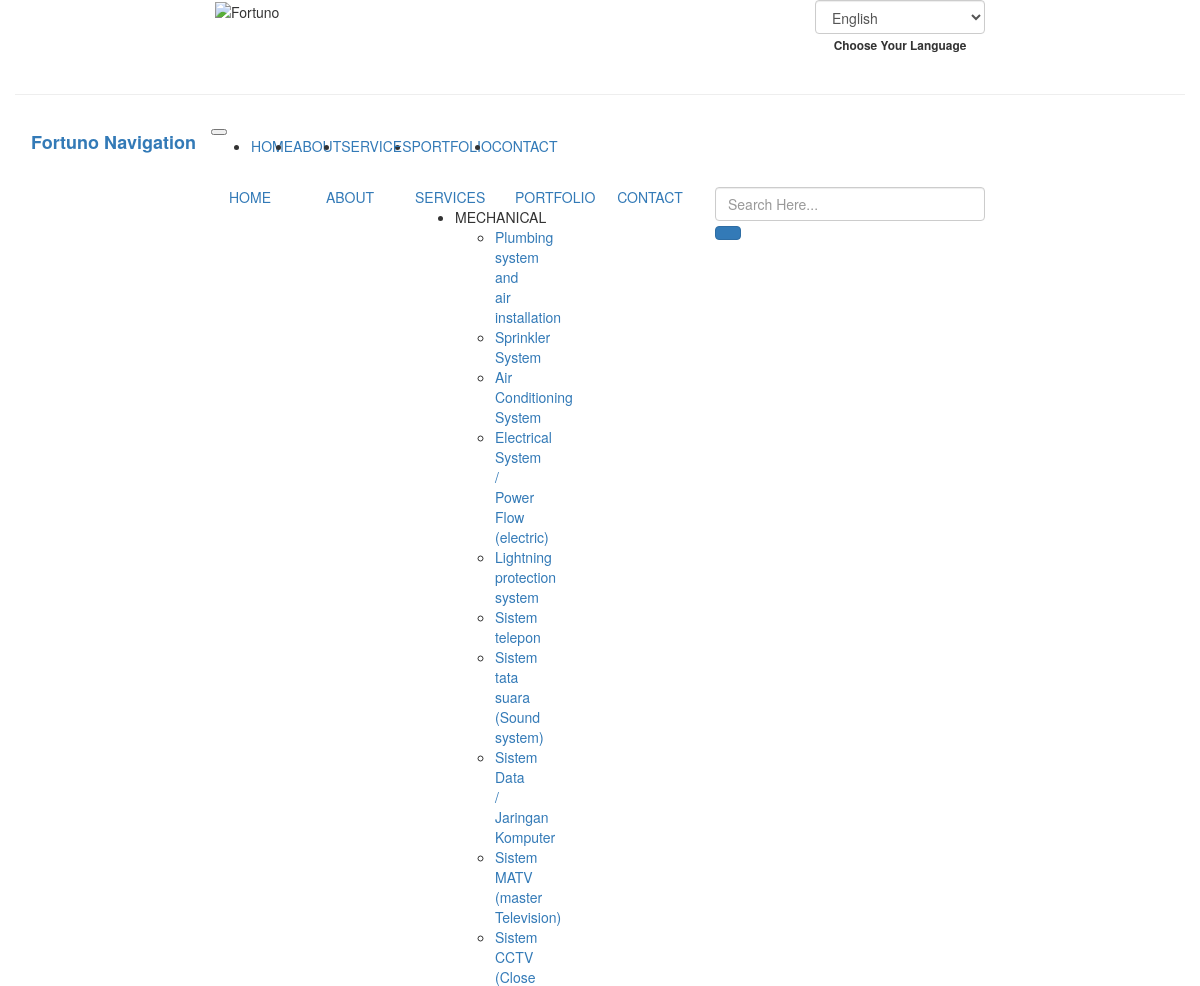
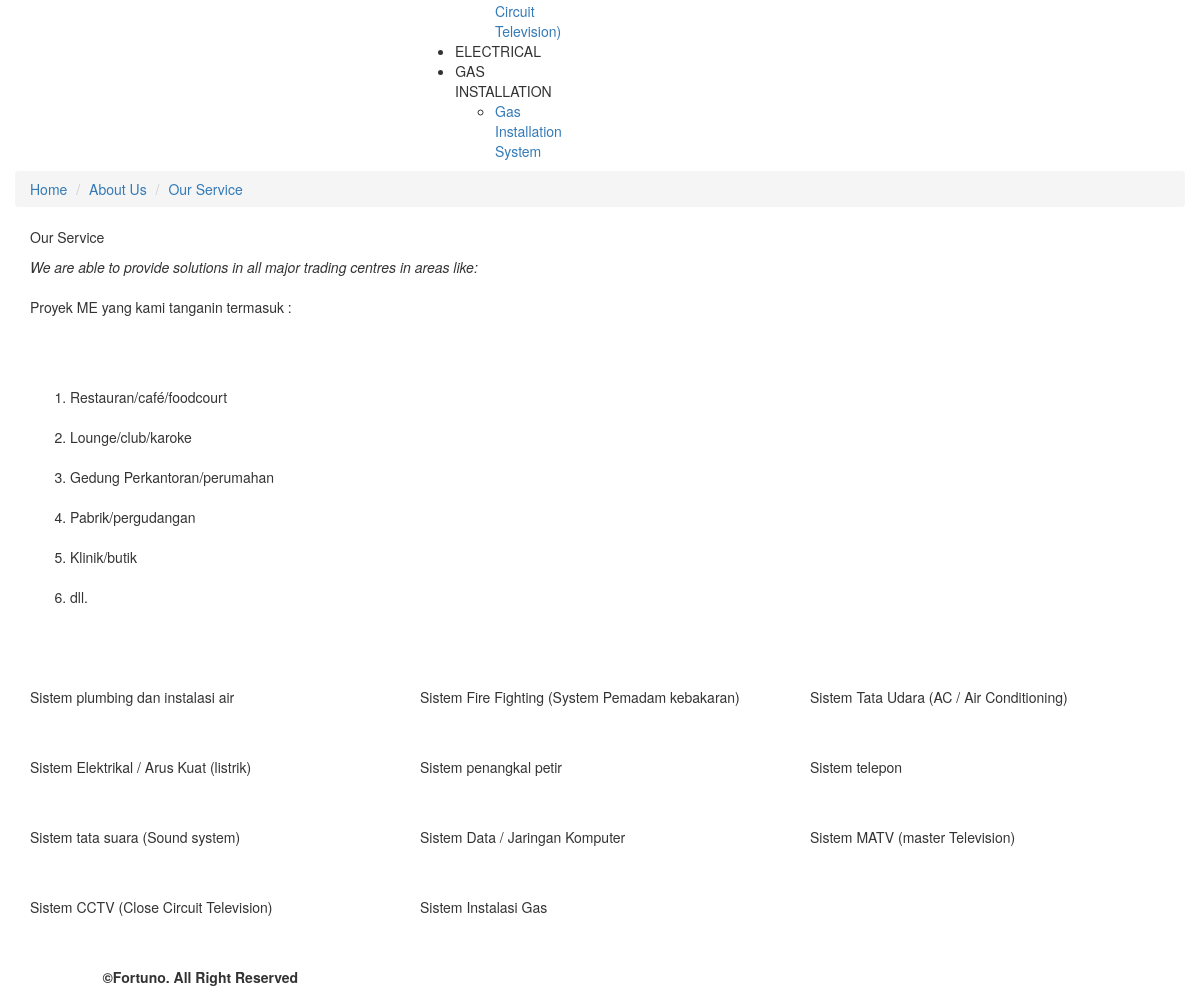
The app's page /index.php/service with its own data (2 pictures, top to bottom).
### tables this page shows
CREATE TABLE `fortu_catservices` (
  `catservices_id` int(11) NOT NULL,
  `catservices_name` varchar(255) NOT NULL,
  `catservices_name_en` varchar(255) NOT NULL,
  `catservices_desc` text NOT NULL,
  `catservices_desc_en` text NOT NULL,
  `catservices_pub` enum('88','99') NOT NULL,
  `catservices_link` varchar(255) NOT NULL,
  `catservices_icon` varchar(255) NOT NULL
);

CREATE TABLE `fortu_services` (
  `services_id` int(11) NOT NULL,
  `catservices_id` int(8) NOT NULL,
  `services_name` varchar(255) NOT NULL,
  `services_name_en` varchar(255) NOT NULL,
  `services_desc` text NOT NULL,
  `services_desc_en` text NOT NULL,
  `services_alt` varchar(255) NOT NULL COMMENT 'alt untuk gambar',
  `services_pub` enum('88','99') NOT NULL COMMENT '99 = publish',
  `services_link` varchar(255) NOT NULL
);

CREATE TABLE `fortu_text` (
  `text_id` int(8) NOT NULL,
  `text_footer` text NOT NULL,
  `text_footer_en` text NOT NULL,
  `text_slide` text NOT NULL,
  `text_slide_en` text NOT NULL,
  `text_quote` text NOT NULL,
  `text_quote_en` text NOT NULL,
  `text_service` text NOT NULL,
  `text_service_en` text NOT NULL,
  `text_portofolio` text NOT NULL,
  `text_portofolio_en` text NOT NULL,
  `text_mecha` text NOT NULL,
  `text_mecha_en` text NOT NULL
);

### application/views/index.php (called while the page is built, shortened)
<?php
$this->load->view('component/top', isset($top) ? $top : 0);
$this->load->view('component/header', isset($header) ? $header : 0);
$this->load->view($content, isset($component) ? $component : 0);

### application/controllers/Service.php (called while the page is built, shortened)
<?php
class Service extends Frontend_Controller {
	public function index()
	{
		$this->data['text'] = $this->text_model->get(1);
		$change = array();
		$services = $this->services_model->get();
		$i=0;
		foreach ($services as $service) {
			$select = array('parent_id' => $service->services_id, 'image_parent_name' => 'services');
			$select['image_seq'] = 0;
			$image = $this->image_model->get_by($select, 1, NULL, TRUE);
			$select['image_seq'] = 1;
			$icon = $this->image_model->get_by($select, 1, NULL, TRUE);
			$change[$i] = (object)array(
				'service_name' => $service->services_name,
				'service_desc' => $service->services_desc,
				'service_link' => $service->services_link,
				'service_image'=> $image->image_name,
				'service_icon' => $icon->image_name,
			);
			$i++;
		}
		$this->data['services'] = $change;
		$this->data['content']	= 'pages/service';
		$this->load->view('index', $this->data);
	}
}

### index.php (called while the page is built, shortened)
<?php
require_once BASEPATH.'core/CodeIgniter.php';

### application/helpers/hash_helper.php (called while the page is built, shortened)
<?php
function hash_link_encode($value){
	$_this =& get_instance();
	$encode = $_this->encryption->encrypt($value);
	$result = str_replace(array('+','/','='), array('-','_','~'), $encode);
	return $result;
}

### application/core/MY_Model.php (called while the page is built, shortened)
<?php
class MY_Model extends CI_Model
{
	protected $_table_name;
	protected $_order_by;
	protected $_order_by_type;
	protected $_primary_filter = 'intval';
	protected $_primary_key;
	public function get($id = NULL, $single = FALSE)
	{
		if ($id != NULL) {
			$filter = $this->_primary_filter;
			$id = $filter($id);
			$this->db->where($this->_primary_key, $id);
			$method = 'row';
		}
		elseif ($single == TRUE) {
			$method = 'row';
		}
		else {
			$method = 'result';
		}
		if ($this->_order_by_type) {
			$this->db->order_by($this->_order_by, $this->_order_by_type);
		}
		else {
			$this->db->order_by($this->_order_by);
		}
		return $this->db->get('{PRE}'.$this->_table_name)->$method();
	}
	public function get_by($where = NULL, $limit = NULL, $offset = NULL, $single = FALSE, $select = NULL)
	{
		if ($where != NULL) {
			$this->db->where($where);
		}
		if (($limit) && ($offset)) {
			$this->db->limit($limit, $offset);
		}
		elseif (($limit)) {
			$this->db->limit($limit);
		}
		return $this->get(NULL, $single);
	}
	public function count($where = NULL)
	{
		if ($where) {
			$this->db->where($where);
		}
		$this->db->from('{PRE}'.$this->_table_name);
		return $this->db->count_all_results();
	}
}

### application/core/MY_Controller.php (called while the page is built, shortened)
<?php
class Frontend_Controller extends MY_Controller
{
	public function __construct()
	{
		$categories = $this->catservices_model->get_by(array('catservices_pub' => '99'));
		$this->data['cat_all'] = $this->catservices_model->olahData($categories, FALSE);
	}
}

### application/helpers/lwd_helper.php (called while the page is built, shortened)
<?php
function title_url($str, $replace=array(), $delimiter='-')
{
	$clean = iconv('UTF-8', 'ASCII//TRANSLIT', $str);
	$clean = preg_replace("/[^a-zA-Z0-9\/_|+ -]/", '', $clean);
	$clean = strtolower(trim($clean, '-'));
	$clean = preg_replace("/[\/_|+ -]+/", $delimiter, $clean);
	return $clean;
}

### application/models/Catservices_model.php (called while the page is built, shortened)
<?php
class Catservices_model extends MY_Model
{
	function olahData($categories, $wimage=NULL)
	{
	  $category = array();
	  foreach ($categories as $cat) {
			$this->db->where(array('catservices_id' => $cat->catservices_id, 'services_pub' => '99', 'image_parent_name' => 'services'));
			$this->db->join('{PRE}'.'image', '{PRE}'.'image.parent_id = {PRE}services.services_id');
			$services = $this->db->get('{PRE}services')->result();
	    $serpis = array();
	    foreach ($services as $service) {
	      $serpis[] = (object)array(
	        'services_name' => $service->services_name,
	        'services_name_en' => $service->services_name_en,
	        'services_desc' => $service->services_desc,
	        'services_desc_en' => $service->services_desc_en,
					'services_link' => $service->services_link,
	        'services_img' => $service->image_name
	      );
	    }
	    $category[] = (object)array(
	      'catservice_name' => $cat->catservices_name,
	      'catservice_name_en' => $cat->catservices_name_en,
				'catservice_desc' => $cat->catservices_desc,
	      'catservice_desc_en' => $cat->catservices_desc_en,
				'catservice_icon' => $cat->catservices_icon,
				'catservice_link' => $cat->catservices_link,
	      'services' => $serpis
	      );
	    ($wimage == TRUE) ? $category[0]->catservice_bg = $cat->image_name : '';
	  }
	  return $category;
	}
}

### application/views/pages/service.php (the view, shortened to what this page needs)
<section>
  <div class="service">
    <div class="banner-head">
      <div class="breadcumb">
        <ul class="breadcrumb container">
          <li><a href="<?=site_url()?>">Home</a></li>
          <li><a href="#">About Us</a></li>
          <li class="aktip"><a href="#">Our Service</a></li>
        </ul>
      </div>
    </div>
    <div class="content-service">
      <div class="container">
        <div class="row">
          <div class="col-lg-12">
            <p>Our Service</p>
            <p><em>We are able to provide solutions in all major trading centres in areas like:</em></p>
          </div>
        </div>
        <div class="row">
          <div class="col-lg-12">
            <p><?=nl2br($text->text_service)?></p>
          </div>
        </div>
        <div class="row">
          <?php foreach ($services as $service): ?>
            <div class="col-lg-4">
              <div class="box-service">
                <p><?=$service->service_name?></p>
                <div class="icon"><img src="<?=site_url("uploads/img/services/$service->service_icon")?>" alt=""></div>
              </div>
            </div>
          <?php endforeach; ?>
        </div>
      </div>
    </div>
  </div>
</section>

### application/views/component/header.php (shortened to what this page needs)
<header id="beranda">
  <div class="container-fluid header">
    <div class="row">
      <div class="col-md-2 logo">
        <img class="img-fluid" src="<?php echo base_url(); ?>dist/img/assets/logo.png" alt="Fortuno">
      </div>
      <div class="col-md-2 lang-container">
        <div class="form-group text-center select_language">
          <select onchange="this.options[this.selectedIndex].value && (window.location = this.options[this.selectedIndex].value);" class="form-control cursor_pointer" id="select_language">
            <?php $bawa_link = base_url(uri_string()); ?>
            <option <?=($lang_active == 'english') ? 'selected' : '' ;?> value="<?=site_url('lang/choose/en?link='.hash_link_encode($bawa_link))?>">English</option>
          </select>
          <?php if ($lang_active == 'indonesia'): ?>
            <label for="select_language"><small class="hoverious">Pilih Bahasa Anda</small></label>
          <?php else: ?>
            <label for="select_language"><small class="hoverious">Choose Your Language</small></label>
          <?php endif; ?>
        </div>
      </div>
    </div>
    <hr>
    <?php
      $at_index = "";
      $match_url = array(0);
      preg_match('/^\/fortuno\/(|index\.php)$/', $_SERVER['REQUEST_URI'], $match_url);
      if (!isset($match_url[0])) {
        $at_index = base_url();
      }
    ?>
    <nav class="navbar navbar-expand-md bg-light navbar-light nav-mobile">
      <a class="navbar-brand" href="<?=base_url()?>#beranda"><strong><span class="cblue">Fortuno</span> Navigation</strong></a>
      <button class="navbar-toggler" type="button" data-toggle="collapse" data-target="#collapsibleNavbar">
      </button>
      <div class="collapse navbar-collapse" id="collapsibleNavbar">
        <ul class="navbar-nav">
          <li class="nav-item">
            <a class="nav-link" href="<?=base_url()?>#beranda">HOME</a>
          </li>
          <li class="nav-item">
            <a class="nav-link" href="<?=base_url()?>#about">ABOUT</a>
          </li>
          <li class="nav-item dropdown style-dropdown-mobile">
            <a class="nav-link dropdown-toggle" href="#" id="navbarServices" role="button" data-toggle="dropdown" aria-haspopup="true" aria-expanded="false">SERVICES</a>
          </li>
          <li class="nav-item">
            <a class="nav-link" href="<?=base_url()?>#portfolio">PORTFOLIO</a>
          </li>
          <li class="nav-item">
            <a class="nav-link" href="<?=base_url()?>#contact">CONTACT</a>
          </li>
        </ul>
      </div>
    </nav>
    <nav class="row text-center nav-desktop">
      <div class="col-md-2"></div>
      <div class="col-md-1 nav-list homepage"><a href="<?=base_url()?>#beranda">HOME</a></div>
      <div class="col-md-1 nav-list about"><a href="<?=base_url()?>#about">ABOUT</a></div>
      <div class="col-md-1 nav-list services position-relative menu-has-sub"><a href="<?php echo $at_index; ?>#services">SERVICES</a>
        <ul class="position-absolute sub1">
          <?php foreach ($cat_all as $categ):
            $field_categ = cekBahasa('catservice_name');
          ?>
            <li class="position-relative sub1-has-sub"><?=strtoupper($categ->$field_categ)?> <i class="fas fa-chevron-circle-right"></i>
              <ul class="position-absolute sub2">
                <?php foreach ($categ->services as $service):
                  $field_service = cekBahasa('services_name');
                ?>
                  <li><a href="<?php echo base_url(); ?>services/<?=str_replace(' ', '-', strtolower($categ->catservice_link))?>#<?=title_url($service->$field_service)?>"><?=$service->$field_service?></a></li>
                <?php endforeach; ?>
              </ul>
            </li>
          <?php endforeach; ?>
        </ul>
      </div>
      <div class="col-md-1 nav-list portfolio"><a href="<?=base_url()?>#portfolio">PORTFOLIO</a></div>
      <div class="col-md-1 nav-list contact"><a href="<?=base_url()?>#contact">CONTACT</a></div>
      <div class="col-md-3 text-left search-container">
        <div class="form-group search">
          <form id="search" action="<?=base_url()?>search/<?=($this->uri->segment(2) === 'portfolio') ? 'portfolio' : 'services'?>/0/index.php" method="get">
            <input type="text" name="s" class="form-control <?=(null !== $this->uri->segment(4)) ? 'underline' : '';?>" placeholder="Search Here..." value="<?=
              (null !== $this->uri->segment(4)) ? str_replace('%20', ' ', str_replace('-', ' ', $this->uri->segment(4))) : '';
            ?>">
            <button class="btn btn-primary" type="submit"><i class="fas fa-search"></i></button>
          </form>
        </div>
      </div>
    </nav>
  </div>
</header>

### records on screen
fortu_catservices: field_categ "MECHANICAL"
fortu_services: field_service "Plumbing system and air installation", services_name "Sistem plumbing dan instalasi air"
fortu_services: field_service "Sprinkler System", services_name "Sistem Fire Fighting (System Pemadam kebakaran)"
fortu_services: field_service "Air Conditioning System", services_name "Sistem Tata Udara (AC / Air Conditioning)"
fortu_services: field_service "Electrical System / Power Flow (electric)", services_name "Sistem Elektrikal / Arus Kuat (listrik)"
fortu_services: field_service "Lightning protection system", services_name "Sistem penangkal petir"
fortu_services: field_service "Sistem telepon", services_name "Sistem telepon"
fortu_services: field_service "Sistem tata suara (Sound system)", services_name "Sistem tata suara (Sound system)"
fortu_services: field_service "Sistem Data / Jaringan Komputer", services_name "Sistem Data / Jaringan Komputer"
fortu_services: field_service "Sistem MATV (master Television)", services_name "Sistem MATV (master Television)"
fortu_services: field_service "Sistem CCTV (Close Circuit Television)", services_name "Sistem CCTV (Close Circuit Television)"
fortu_catservices: field_categ "ELECTRICAL"
fortu_catservices: field_categ "GAS INSTALLATION"
fortu_services: field_service "Gas Installation System", services_name "Sistem Instalasi Gas"
fortu_text: text_service "Proyek ME yang kami tanganin termasuk : Restauran/café/foodcourt Lounge/club/karoke Gedung Perkantoran/perumahan Pabrik/pergudangan Klinik/butik dll."
